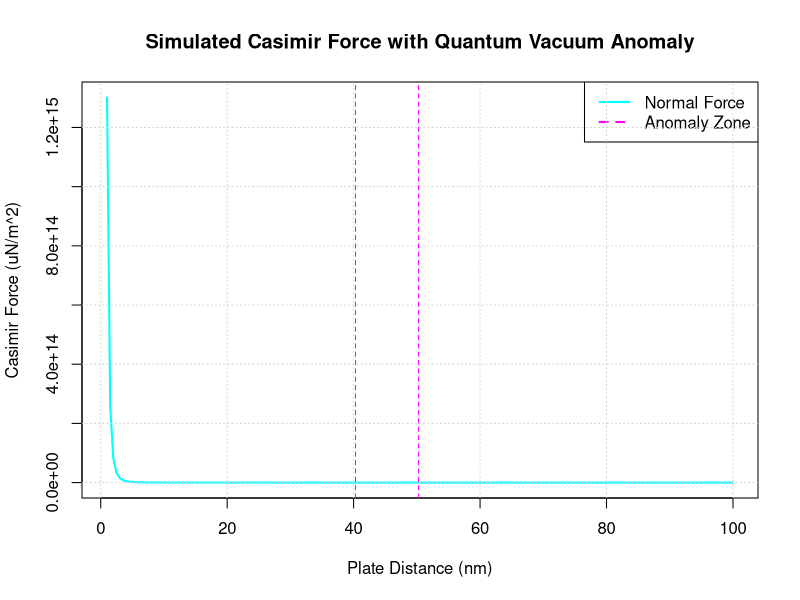

This figure's R source:
# casimir_shift_analysis.R
# Starfleet Casimir Anomaly Detector
# Analyze spectral noise between plates for anomalies caused by dark matter presence

# --- Casimir Force Model ---
casimir_force <- function(a) {
  hbar <- 1.055e-34  # Planck constant / 2pi
  c <- 3.0e8         # Speed of light (m/s)
  return((pi^2 * hbar * c) / (240 * a^4))  # Force per unit area
}

# Simulated plate distances (nm to m)
distances <- seq(1e-9, 1e-7, length.out = 200)
forces <- casimir_force(distances)

# Simulated anomaly (hypothetical dark matter interaction zone)
anomaly_zone <- c(80, 100)
forces[anomaly_zone[1]:anomaly_zone[2]] <- forces[anomaly_zone[1]:anomaly_zone[2]] * 0.95

# Plot the result
plot(distances * 1e9, forces * 1e6, type = 'l', col = 'cyan', lwd = 2,
     xlab = "Plate Distance (nm)", ylab = "Casimir Force (uN/m^2)",
     main = "Simulated Casimir Force with Quantum Vacuum Anomaly")

# Highlight anomaly
abline(v = distances[anomaly_zone[1]] * 1e9, col = "magenta", lty = 2)
abline(v = distances[anomaly_zone[2]] * 1e9, col = "magenta", lty = 2)
legend("topright", legend = c("Normal Force", "Anomaly Zone"),
       col = c("cyan", "magenta"), lty = c(1, 2), lwd = 2)

grid()
